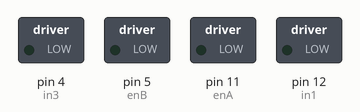
Simulated run of this sketch. Board: Arduino Uno, built with avr-gcc and run on an emulated ATmega328P. Shown: switched loads named in the sketch (green lamp = pin HIGH).

Above: at 0.05 s.
At 3.05 s:
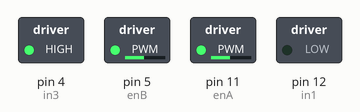
At 5.05 s:
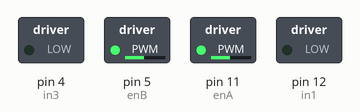
At 7.5 s:
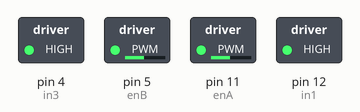
At 9.95 s:
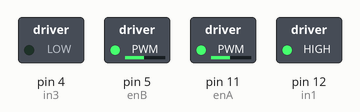
Timing chart, 0 to 14.3 s (numbered marks = the images above):
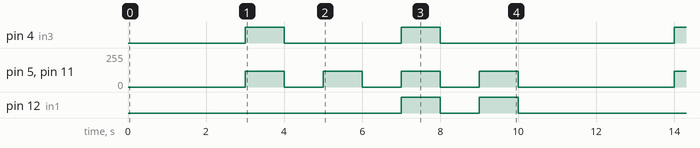

Measured:
- by itself, pin 4 (in3): repeats every 11.0 s: LOW 3.0 s, HIGH 1.0 s, LOW 6.0 s, HIGH 1.0 s
- by itself, pin 5 (enB), pin 11 (enA): repeats every 11.0 s: 3 × (0/255 1.0 s, 120/255 1.0 s), 0/255 4.0 s, 120/255 1.0 s
- by itself, pin 12 (in1): repeats every 11.0 s: LOW 1.0 s, HIGH 1.0 s, LOW 8.0 s, HIGH 1.0 s

The sketch:

car_test2.ino
```cpp
/* This code for 6 wheel car project with mosfet H-bridge
 *  not L298N H-bridge
 *  The commented line are for L298N H-bridge
 */


int i=0;
// -------------- H-bridge connection pins --------
// Motor A

int enA = 11;//pwm pin for motor 2
int in1 = 12;// 1:Forward/ 0:Backward
//int in2 = 7;

// Motor B

int enB = 5;//pwm pin for motor 1
int in3 = 4;// 1:Forward/ 0:Backward
//int in4 = 4;

int speed = 120;// PWM from 0 to 255

void setup() {

  Serial.begin(9600);
  pinMode(enA, OUTPUT);
  pinMode(enB, OUTPUT);
  pinMode(in1, OUTPUT);
  //pinMode(in2, OUTPUT);
  pinMode(in3, OUTPUT);
  //pinMode(in4, OUTPUT);

}

void loop() {


delay(3000);//count 2sec before starting

//
forward(); //left
delay(1000);
off();
delay(1000);
right();   // back
delay(1000);
off();
delay(1000);
left();    // forward
delay(1000);
off();
delay(1000);
backward();   // right
delay(1000);
off();
delay(1000);

}


//-------------------H-bridge-------------------------------
// car movement functions: enabling required motors with appropriate speeds
void right(){
  analogWrite(enA, speed);
  digitalWrite(in1, LOW);
  //digitalWrite(in2, HIGH);
  analogWrite(enB, speed);
  digitalWrite(in3, LOW);
  //digitalWrite(in4, HIGH);

}
void left(){
  analogWrite(enB, speed);
  analogWrite(enA, speed);
  digitalWrite(in1, HIGH);
  //digitalWrite(in2, LOW);
  digitalWrite(in3, HIGH);
  //digitalWrite(in4, LOW);
}
void backward(){

  analogWrite(enA, speed);
  digitalWrite(in1, HIGH);
  //digitalWrite(in2, LOW);
  analogWrite(enB, speed);
  digitalWrite(in3, LOW);
  //digitalWrite(in4, HIGH);
}
void forward(){

  analogWrite(enA, speed);
  digitalWrite(in1, LOW);
 // digitalWrite(in2, HIGH);
  analogWrite(enB, speed);
  digitalWrite(in3, HIGH);
  //digitalWrite(in4, LOW);
}
void off(){
  analogWrite(enA, 0);
  analogWrite(enB, 0);
  digitalWrite(in1, LOW);
  //digitalWrite(in2, LOW);
  digitalWrite(in3, LOW);
  //digitalWrite(in4, LOW);
}
```
